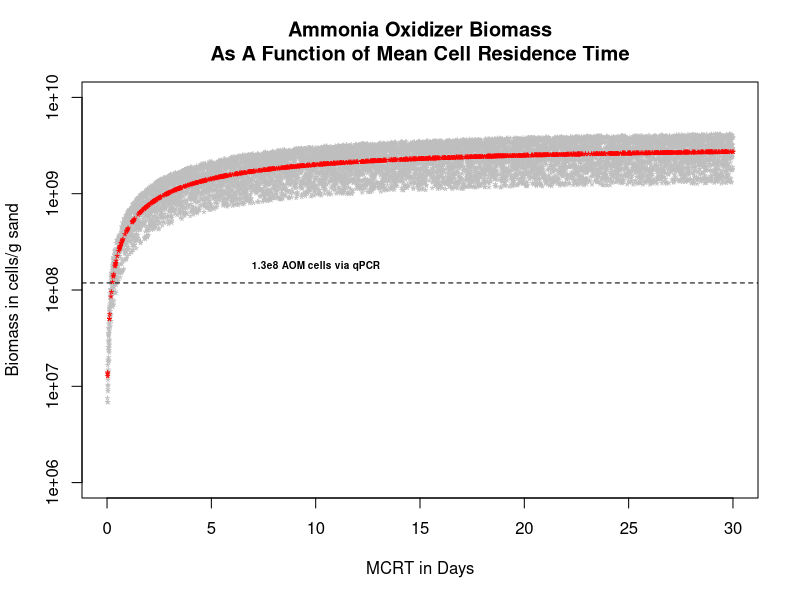

Write the R code that produced this figure. (Note: this script raises an error after producing the figure.)
### Ammonia Oxidation Calculation, Based on Mussman et al 2010 ##
#
# Version 3: 8-24-15, added wet weight biofilter sand conversion factor based on 
# 9-25-13 Wet:Dry Weight Experiment
#
omega_x <- 5 #Mean Cell Residence Time in days
#
omega <- 0.006611 #Hydraulic Retention time in Days
#
#Yao <- 0.34 #kg VSS/kg NH4+-N; assumes 20% loss of NH4 due to Heterotrophic assimilation; Mußman et al 2011
Yao <- 0.0525 #g organic carbon/g NH4+-N; Timmons and Ebeling, 2013
#
#
bao <-  0.15 #engodenous respiration rate constant per day****
# defined as oxygen consumption rate in the absence of substrate
#nearly indepdendent of substrate concentration
#governed by the growth and decay of heterotrophs and nitrifiers
#measured by BOD
DeltaAmmonia <- 5.7 # Delta Ammonia Across component in mg/L
cell.volume <- (4/3)*pi*(0.96/2)^3 
#0.96 um diameter from nichols & prosser paper for single C. Nitrosocosmicus (close relative based on amoA)

#cell volume in cubic micrometers
cell.mass <- 310*cell.volume*(10^-12)
#used Mussman et al conversion of 310 fg*C/um^3; 10^-12 term converts fg to mg
#
biomass <- (omega_x/omega)*(Yao/(1+bao*omega_x))*DeltaAmmonia #Mussman modified Rittman equation
biomass <- biomass/630 #630g sand in 1 liter of biofilter water
biomass.y <- biomass/cell.mass
#2 zeros removed from y lims; changed xlims to a day
plot(x=omega_x, y=biomass.y,xlim=c(0,30),ylim=c(1e6,1e10), log="y", col="red",xlab="MCRT in Days",  ylab="Biomass in cells/g sand")
title(main="Ammonia Oxidizer Biomass\nAs A Function of Mean Cell Residence Time")
for(i in 1:10000){
  x<-runif(1, 0.01, 30)
  DeltaAmmonia.V<-runif(1,2.67,8.73)
  y<-(x/omega)*(Yao/(1+bao*x))*DeltaAmmonia.V
  y<-y/630
  y<-y/cell.mass
  points(x=x,y=y,pch=42,col="Grey")
    }
for(i in 1:1000){
  x<-runif(1, 0.01, 30)
  y<-(x/omega)*(Yao/(1+bao*x))*DeltaAmmonia
  y<-y/630
  y<-y/cell.mass
  points(x=x,y=y,pch=42,col="Red")
    }
##############################################################
# Approximate Ammmonia Oxidizer Biomass Values based on qPCR #
##############################################################
#
#
abline(h=118444574, lty=2,col="Black")#Approximate Total Ammonia oxidizer biomass at surface based on qPCR estimates
text(10,1.3e8,font=2,"1.3e8 AOM cells via qPCR",cex=0.6, pos=3,col='black')
#
#Add legend for modeled biomass
legend(locator(1),legend=c("Mean Modeled AOM Biomass","Maximum/Minimum\nModeled AOM Biomass"),pch=c(15,15),col=c("Red","Grey"),cex=0.6,bty="n")
#
#Sum of surface archaea and AOB amoA genes 111849985
#Add Nitrospira based on 16S rRNA community composition data divide percent 
  #population in half
#
#376833676*(0.035/2)=6594589
#Total approximate ammonia oxidizier biomass via qPCR = 118444574 cells/g
